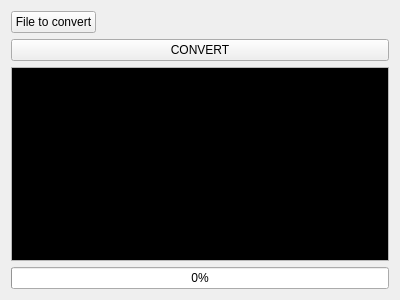
<?xml version="1.0" encoding="UTF-8"?>
<ui version="4.0">
 <class>Widget</class>
 <widget class="QWidget" name="Widget">
  <property name="geometry">
   <rect>
    <x>0</x>
    <y>0</y>
    <width>400</width>
    <height>300</height>
   </rect>
  </property>
  <property name="windowTitle">
   <string>Widget</string>
  </property>
  <layout class="QGridLayout" name="gridLayout">
   <item row="2" column="0" colspan="2">
    <widget class="QPushButton" name="pushButton_convert">
     <property name="sizePolicy">
      <sizepolicy hsizetype="MinimumExpanding" vsizetype="Fixed">
       <horstretch>0</horstretch>
       <verstretch>0</verstretch>
      </sizepolicy>
     </property>
     <property name="text">
      <string>CONVERT</string>
     </property>
    </widget>
   </item>
   <item row="0" column="1">
    <widget class="QLabel" name="label_file_to_convert">
     <property name="text">
      <string/>
     </property>
    </widget>
   </item>
   <item row="3" column="0" colspan="2">
    <widget class="QPlainTextEdit" name="console">
     <property name="palette">
      <palette>
       <active>
        <colorrole role="WindowText">
         <brush brushstyle="SolidPattern">
          <color alpha="255">
           <red>0</red>
           <green>0</green>
           <blue>0</blue>
          </color>
         </brush>
        </colorrole>
        <colorrole role="Text">
         <brush brushstyle="SolidPattern">
          <color alpha="255">
           <red>0</red>
           <green>255</green>
           <blue>0</blue>
          </color>
         </brush>
        </colorrole>
        <colorrole role="Base">
         <brush brushstyle="SolidPattern">
          <color alpha="255">
           <red>0</red>
           <green>0</green>
           <blue>0</blue>
          </color>
         </brush>
        </colorrole>
       </active>
       <inactive>
        <colorrole role="WindowText">
         <brush brushstyle="SolidPattern">
          <color alpha="255">
           <red>0</red>
           <green>0</green>
           <blue>0</blue>
          </color>
         </brush>
        </colorrole>
        <colorrole role="Text">
         <brush brushstyle="SolidPattern">
          <color alpha="255">
           <red>0</red>
           <green>255</green>
           <blue>0</blue>
          </color>
         </brush>
        </colorrole>
        <colorrole role="Base">
         <brush brushstyle="SolidPattern">
          <color alpha="255">
           <red>0</red>
           <green>0</green>
           <blue>0</blue>
          </color>
         </brush>
        </colorrole>
       </inactive>
       <disabled>
        <colorrole role="WindowText">
         <brush brushstyle="SolidPattern">
          <color alpha="255">
           <red>190</red>
           <green>190</green>
           <blue>190</blue>
          </color>
         </brush>
        </colorrole>
        <colorrole role="Text">
         <brush brushstyle="SolidPattern">
          <color alpha="255">
           <red>190</red>
           <green>190</green>
           <blue>190</blue>
          </color>
         </brush>
        </colorrole>
        <colorrole role="Base">
         <brush brushstyle="SolidPattern">
          <color alpha="255">
           <red>239</red>
           <green>235</green>
           <blue>231</blue>
          </color>
         </brush>
        </colorrole>
       </disabled>
      </palette>
     </property>
    </widget>
   </item>
   <item row="0" column="0">
    <widget class="QPushButton" name="pushButton_openFile">
     <property name="sizePolicy">
      <sizepolicy hsizetype="Fixed" vsizetype="Fixed">
       <horstretch>0</horstretch>
       <verstretch>0</verstretch>
      </sizepolicy>
     </property>
     <property name="text">
      <string>File to convert</string>
     </property>
    </widget>
   </item>
   <item row="4" column="0" colspan="2">
    <widget class="QProgressBar" name="progressBar">
     <property name="value">
      <number>0</number>
     </property>
    </widget>
   </item>
  </layout>
 </widget>
 <layoutdefault spacing="6" margin="11"/>
 <resources/>
 <connections/>
</ui>
